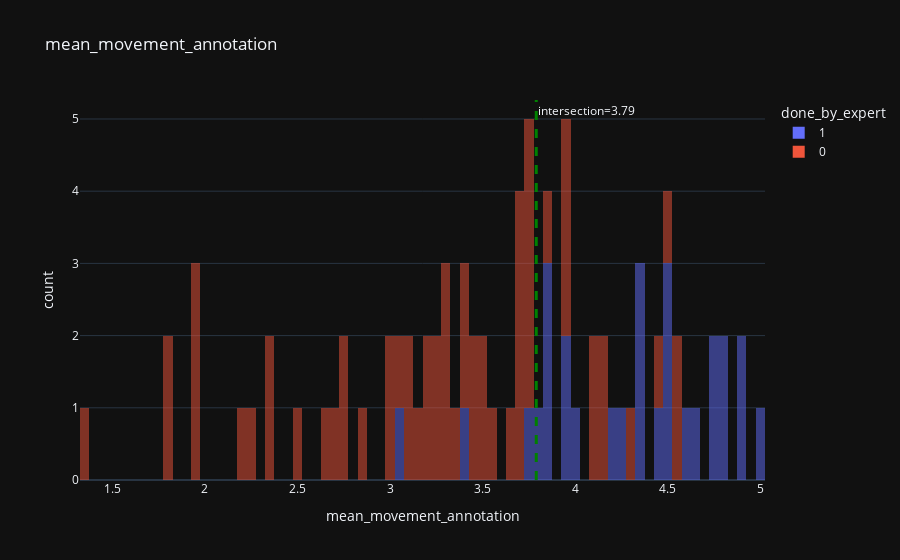

The code cell stored with this chart in its notebook:
### Code cell
movement_evaluation_col = "mean_movement_annotation"



fig = px.histogram(dfst, x=movement_evaluation_col, title="mean_movement_annotation",
                   color="done_by_expert", opacity=0.5, nbins=100)
# draw vline
fig.add_vline(x=intersection[0], line_width=3, line_dash="dash", line_color="green", annotation_text=f"intersection={expert_threshold:.2f}", annotation_position="top right")

fig.show()


def add_group_column(dfst, movement_evaluation_col, expert_threshold):
    dfst["Group"] = "expert"
    dfst["Group"][dfst[movement_evaluation_col] < expert_threshold] = "student"
    return dfst

dfst = add_group_column(dfst, movement_evaluation_col, expert_threshold)

### Figure 1 — Plotly figure (JSON) as saved in the notebook; plotly's stock layout.template omitted (floating-point values rounded to 4 significant figures)
{"data": [{"alignmentgroup": "True", "bingroup": "x", "hovertemplate": "done_by_expert=1<br>mean_movement_annotation=%{x}<br>count=%{y}<extra></extra>", "legendgroup": "1", "marker": {"color": "#636efa", "opacity": 0.5, "pattern": {"shape": ""}}, "name": "1", "nbinsx": 100, "offsetgroup": "1", "orientation": "v", "showlegend": true, "x": [4.511, 4.756, 3.789, 4.578, 3.956, 4.889, 4.511, 4.889, 4.333, 4.644, 4.222, 4.333, 4.333, 4.022, 3.844, 4.444, 4.8, 4.822, 4.267, 5.0, 4.511, 4.756, 3.956, 3.844, 3.844, 3.044, 3.733, 3.4], "xaxis": "x", "yaxis": "y", "type": "histogram"}, {"alignmentgroup": "True", "bingroup": "x", "hovertemplate": "done_by_expert=0<br>mean_movement_annotation=%{x}<br>count=%{y}<extra></extra>", "legendgroup": "0", "marker": {"color": "#EF553B", "opacity": 0.5, "pattern": {"shape": ""}}, "name": "0", "nbinsx": 100, "offsetgroup": "0", "orientation": "v", "showlegend": true, "x": [3.3, 2.667, 3.067, 3.417, 3.683, 2.35, 3.933, 1.967, 3.95, 3.683, 2.767, 3.75, 2.85, 1.95, 3.433, 3.55, 3.117, 3.133, 3.083, 3.3, 2.983, 3.356, 3.667, 3.683, 2.183, 3.517, 3.267, 3.511, 3.467, 1.356, 1.783, 3.733, 2.683, 2.517, 3.183, 1.95, 1.8, 4.533, 4.483, 3.267, 3.322, 3.95, 4.15, 2.267, 2.367, 4.083, 3.833, 2.978, 4.133, 2.75, 3.417, 4.433, 4.533, 4.3, 3.2, 3.683, 3.767, 4.117, 3.733], "xaxis": "x", "yaxis": "y", "type": "histogram"}], "layout": {"xaxis": {"anchor": "y", "domain": [0.0, 1.0], "title": {"text": "mean_movement_annotation"}}, "yaxis": {"anchor": "x", "domain": [0.0, 1.0], "title": {"text": "count"}}, "legend": {"title": {"text": "done_by_expert"}, "tracegroupgap": 0}, "title": {"text": "mean_movement_annotation"}, "barmode": "relative", "shapes": [{"line": {"color": "green", "dash": "dash", "width": 3}, "type": "line", "x0": 3.789, "x1": 3.789, "xref": "x", "y0": 0, "y1": 1, "yref": "y domain"}], "annotations": [{"showarrow": false, "text": "intersection=3.79", "x": 3.789, "xanchor": "left", "xref": "x", "y": 1, "yanchor": "top", "yref": "y domain"}]}}
